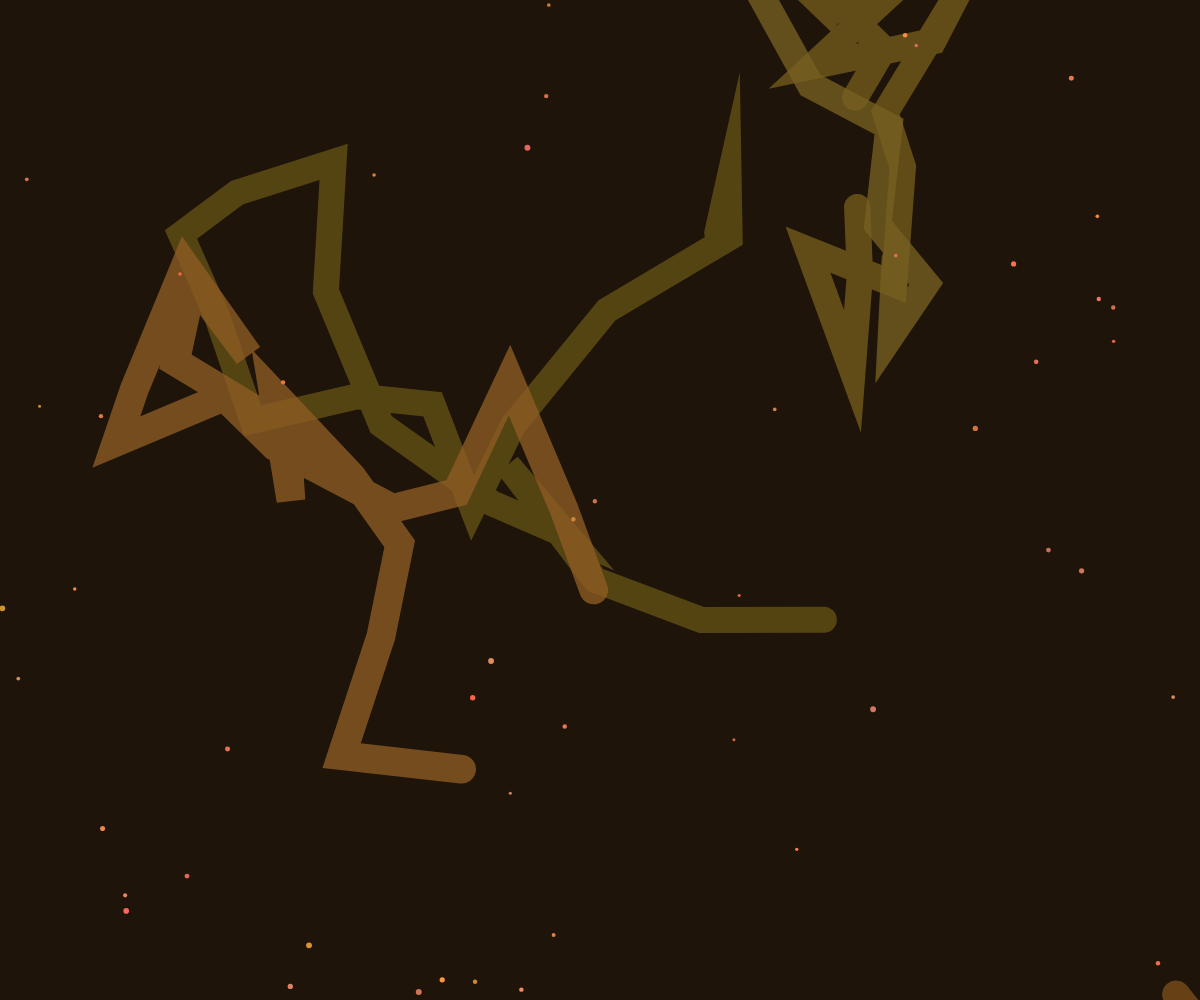
Frame 1 (no input)
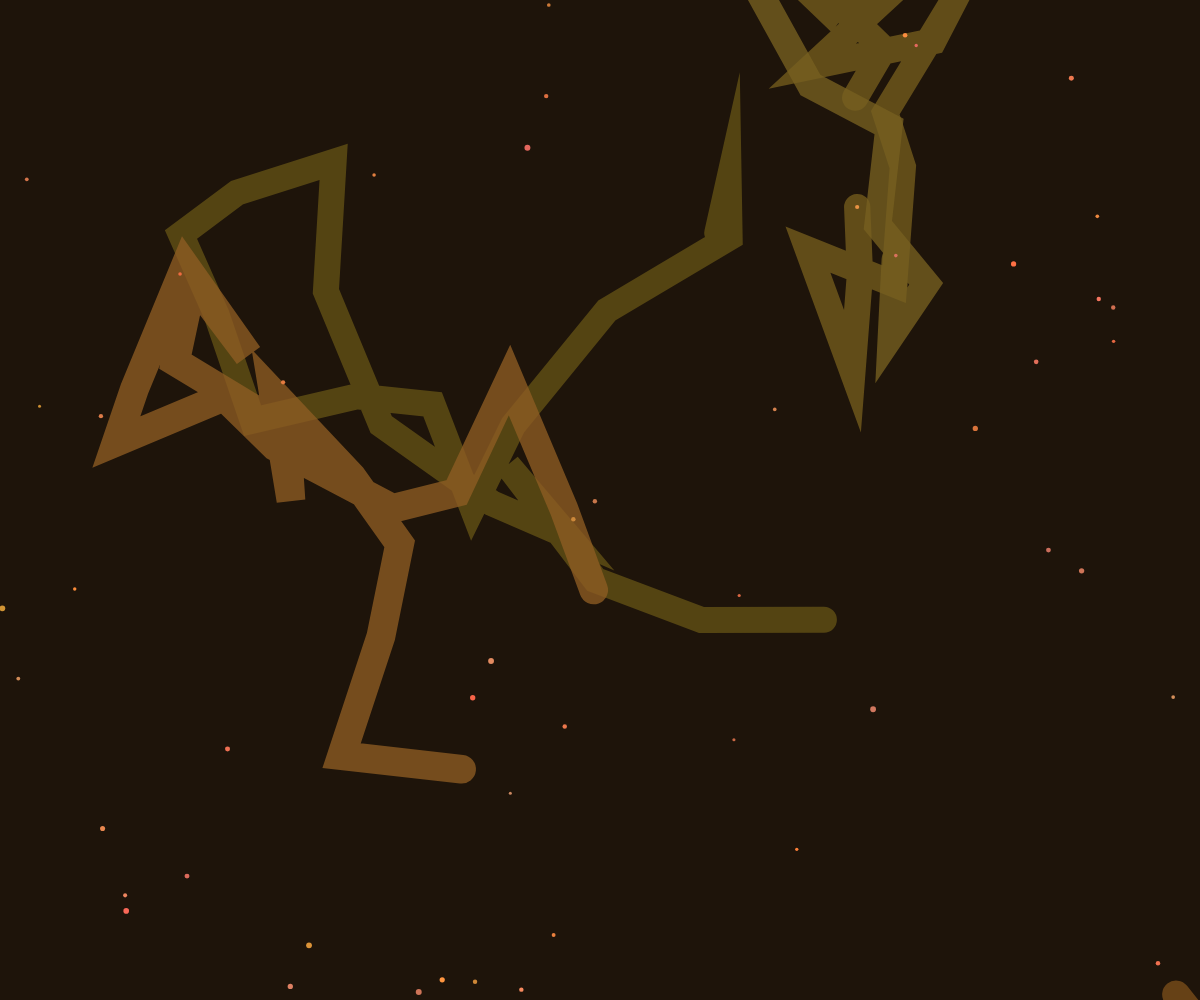
Frame 60 (no input)
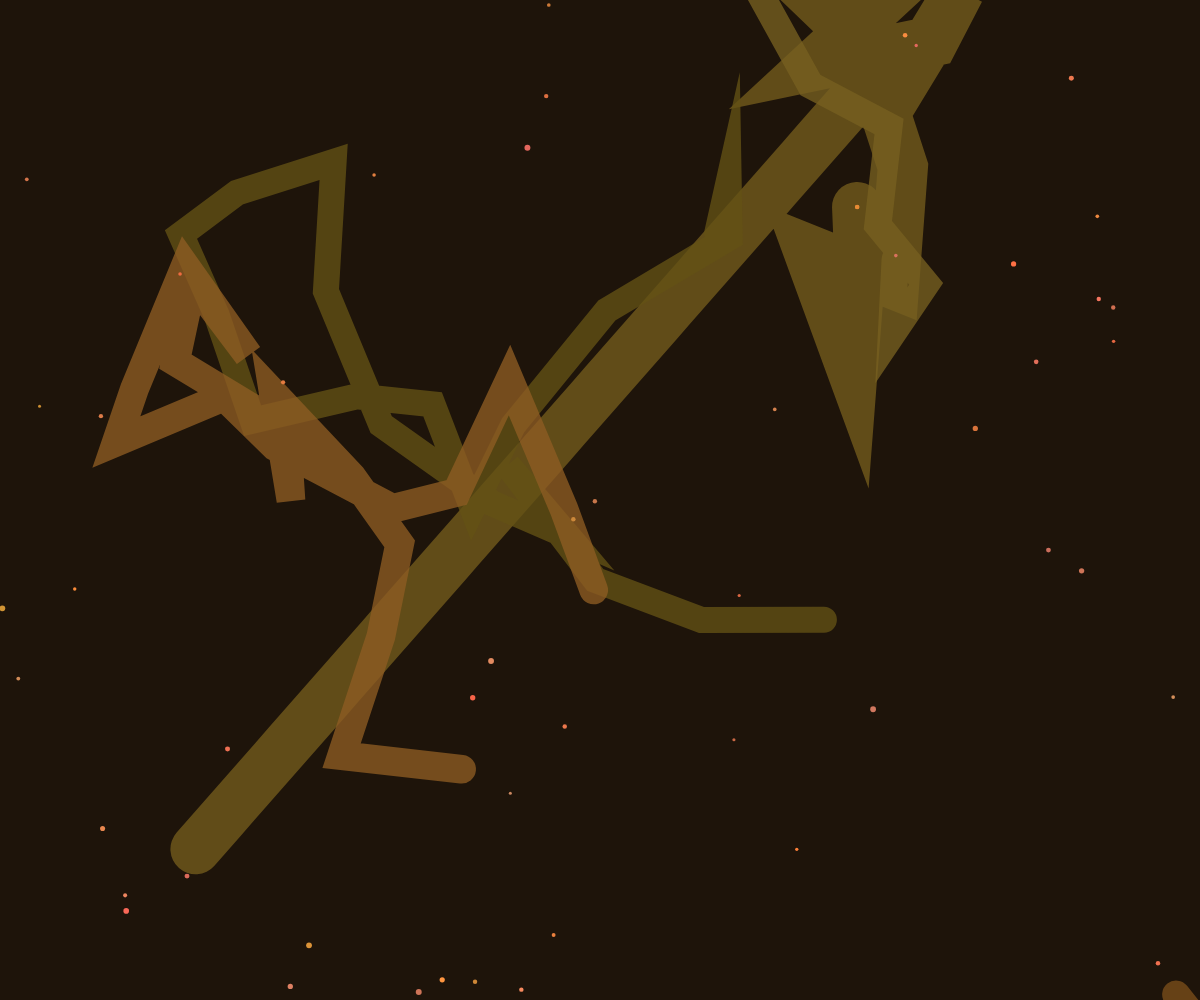
Frame 120 (the mouse pressed at the canvas centre since frame 60)

The p5.js sketch that drew these frames (run headless with seeded random() and noise() and a simulated clock; from frame 60 on, the mouse is pressed at the canvas centre):

// p5.js sketch
// ── sketch.js
let tunnels = [];
let ants = [];
let focusPoint = { x: 0, y: 0 };
let isDigging = false;
let diggingProgress = 0;

class Tunnel {
  constructor(x, y) {
    this.segments = [{ x, y }];
    this.width = random(15, 30);
    this.color = color(
      random(100, 150),
      random(60, 100),
      random(20, 50),
      200
    );
  }

  addSegment(x, y) {
    this.segments.push({ x, y });
  }

  draw() {
    if (this.segments.length < 2) return;
    
    stroke(this.color);
    strokeWeight(this.width);
    noFill();
    beginShape();
    for (let i = 0; i < this.segments.length; i++) {
      vertex(this.segments[i].x, this.segments[i].y);
    }
    endShape();
  }
}

class Ant {
  constructor(x, y) {
    this.pos = { x, y };
    this.target = null;
    this.speed = random(0.5, 1.5);
    this.size = random(3, 6);
    this.color = color(
      random(200, 255),
      random(100, 150),
      random(50, 100)
    );
  }

  update() {
    if (this.target) {
      let dx = this.target.x - this.pos.x;
      let dy = this.target.y - this.pos.y;
      let distance = Math.sqrt(dx * dx + dy * dy);
      
      if (distance > 1) {
        this.pos.x += (dx / distance) * this.speed;
        this.pos.y += (dy / distance) * this.speed;
      } else {
        this.target = null;
      }
    }
  }

  draw() {
    fill(this.color);
    noStroke();
    ellipse(this.pos.x, this.pos.y, this.size);
  }
}

function setup() {
  createCanvas(windowWidth, windowHeight);
  focusPoint.x = width / 2;
  focusPoint.y = height / 2;

  // Create initial tunnels
  for (let i = 0; i < 5; i++) {
    let startX = random(width);
    let startY = random(height);
    let tunnel = new Tunnel(startX, startY);
    
    // Add some segments
    for (let j = 0; j < 20; j++) {
      let angle = random(TWO_PI);
      let length = random(50, 150);
      let endX = startX + cos(angle) * length;
      let endY = startY + sin(angle) * length;
      
      tunnel.addSegment(endX, endY);
      startX = endX;
      startY = endY;
    }
    
    tunnels.push(tunnel);
  }

  // Create ants
  for (let i = 0; i < 50; i++) {
    let x = random(width);
    let y = random(height);
    ants.push(new Ant(x, y));
  }
}

function draw() {
  background(30, 20, 10); // Dark earth tone

  // Draw tunnels
  for (let tunnel of tunnels) {
    tunnel.draw();
  }

  // Update and draw ants
  for (let ant of ants) {
    ant.update();
    ant.draw();
  }

  if (isDigging && diggingProgress < 1) {
    diggingProgress += 0.02;
    
    // Create new tunnel segments toward focus point
    let angle = atan2(focusPoint.y - tunnels[0].segments[0].y, 
                      focusPoint.x - tunnels[0].segments[0].x);
    
    let newSegment = {
      x: tunnels[0].segments[tunnels[0].segments.length - 1].x + cos(angle) * 20,
      y: tunnels[0].segments[tunnels[0].segments.length - 1].y + sin(angle) * 20
    };
    
    tunnels[0].addSegment(newSegment.x, newSegment.y);
    
    // Keep tunnel width growing
    if (tunnels[0].width < 50) {
      tunnels[0].width += 0.5;
    }
  }

  // Add some ants to follow the main tunnel
  if (frameCount % 30 === 0 && ants.length < 100) {
    let startX = tunnels[0].segments[0].x;
    let startY = tunnels[0].segments[0].y;
    ants.push(new Ant(startX, startY));
  }
}

function mousePressed() {
  // Set new focus point
  focusPoint.x = mouseX;
  focusPoint.y = mouseY;
  
  // Start digging animation
  isDigging = true;
  diggingProgress = 0;
}
